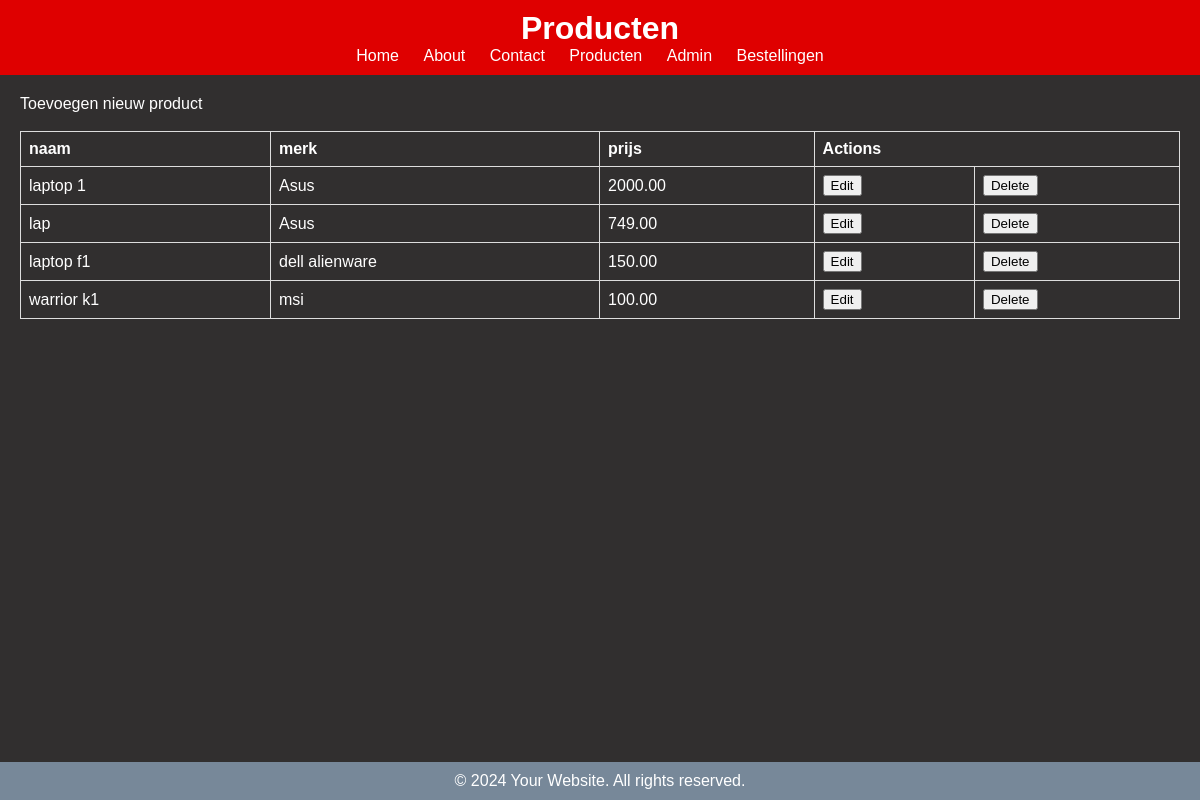
The app's page /crud_product.php, older data.
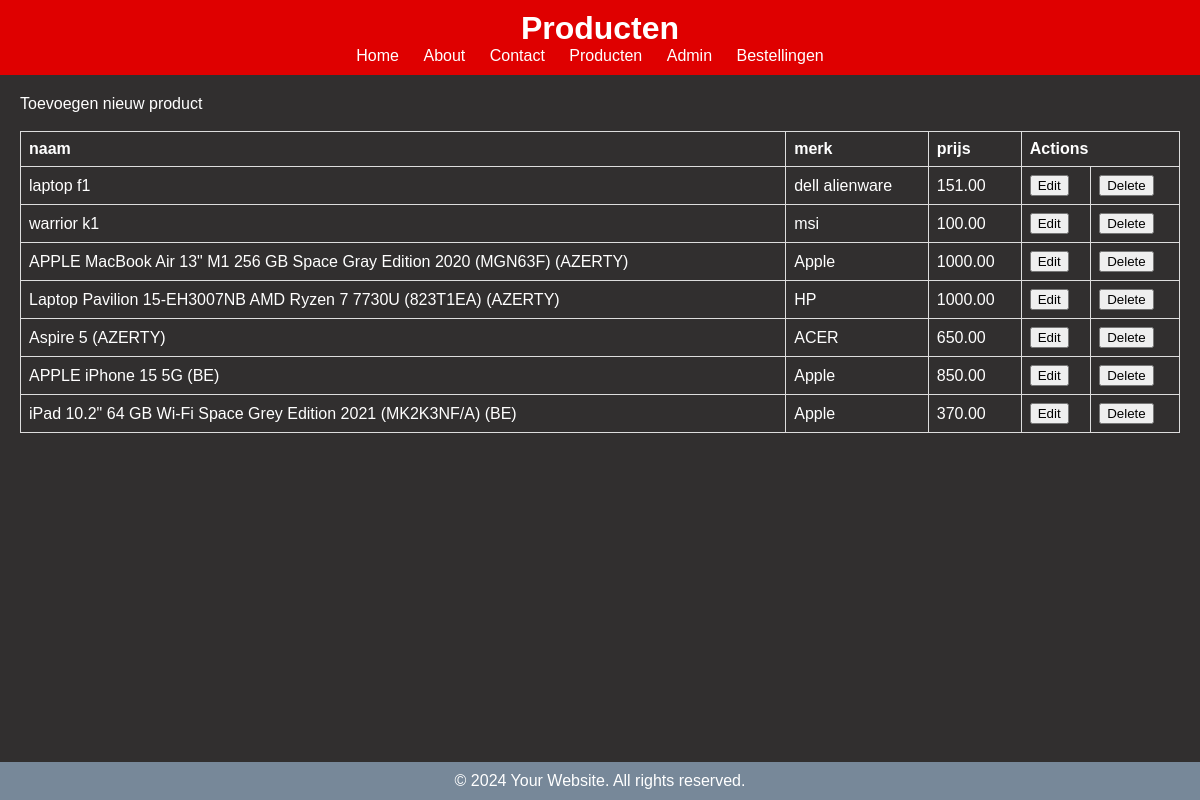
The same page, newer data.
### tables this page shows
CREATE TABLE `product` (
  `productcode` int(11) NOT NULL,
  `naam` varchar(200) NOT NULL,
  `merk` varchar(200) NOT NULL,
  `prijs` decimal(6,2) NOT NULL
);

### functions.php (the view, shortened to what this page needs)
<?php
function connectDb(){
    $servername = "localhost";
    $username = "root";
    $password = "";
    $dbname = "webshop";
    try {
        $conn = new PDO("mysql:host=$servername;dbname=$dbname", $username, $password);
        $conn->setAttribute(PDO::ATTR_ERRMODE, PDO::ERRMODE_EXCEPTION);
        $conn->setAttribute(PDO::ATTR_DEFAULT_FETCH_MODE, PDO::FETCH_ASSOC);
        return $conn;
    } catch(PDOException $e) {
        echo "Connection failed: " . $e->getMessage();
    }
}
function getData($table){
    $conn = connectDb();
    $sql = "SELECT * FROM $table";
    $query = $conn->prepare($sql);
    $query->execute();
    $result = $query->fetchAll();
    return $result;
}
function crudProduct(){
$txt = "
<h1></h1>
<nav>
<a href='insert_product.php'>Toevoegen nieuw product</a>
</nav><br>";
echo $txt;
$result = getData("product");
printCrudProduct($result);
}
function printCrudProduct($result){
    $table = "<table style='border-collapse: collapse; width: 100%; color: white;'>";
    $headers = array_keys($result[0]);
    $table .= "<tr>";
    foreach($headers as $header){
        if ($header !== 'productcode') {
            $table .= "<th style='border: 1px solid #dddddd; text-align: left; padding: 8px;'>" . $header . "</th>";
        }
    }
    $table .= "<th colspan=2 style='border: 1px solid #dddddd; text-align: left; padding: 8px;'>Actions</th>";
    $table .= "</tr>";
    foreach ($result as $row) {
        $table .= "<tr>";
        foreach ($row as $header => $cell) {
            if ($header !== 'productcode') {
                $table .= "<td style='border: 1px solid #dddddd; text-align: left; padding: 8px; color: white;'>" . $cell . "</td>";
            }
        }
        $table .= "<td>
            <form method='post' action='update_product.php?productcode=$row[productcode]' >
                <button>Edit</button>
            </form>
            </td>";
        $table .= "<td>
            <form method='post' action='delete_product.php?productcode=$row[productcode]' >
                <button>Delete</button>
            </form>
            </td>";
        $table .= "</tr>";
    }
    $table.= "</table>";
    echo $table;
}
?>

### crud_product.php (shortened to what this page needs)
<!DOCTYPE html>
<html lang="en">
<head>
    <link rel="stylesheet" href="style.css">
</head>
<body>
    <header>
        <h1>Producten</h1>
        <nav>
            <ul>
                <li><a href="index.html">Home</a></li>
                <li><a href="about.html">About</a></li>
                <li><a href="contact.html">Contact</a></li>
                <li><a href="crud_product.php">Producten</a></li>
                <li><a href="index.php">Admin</a></li>
                <li><a href="index1.php">Bestellingen</a></li>
            </ul>
        </nav>
    </header>
    <main>
<?php
include 'functions.php';
crudProduct();
?>
</main>
</body>
<footer>
    <p>&copy; 2024 Your Website. All rights reserved.</p>
</footer>
</html>

### style.css (style rules this page uses)
body, h1, h2, p, ul { margin: 0; padding: 0; }
body { font-family: Arial, sans-serif; display: flex; flex-direction: column; min-height: 100vh; }
header { background-color: #DF0000; color: white; padding: 10px; text-align: center; }
nav ul { list-style: none; }
nav ul li { display: inline; margin-right: 20px; }
nav a { text-decoration: none; color: white; }
main { flex: 1; padding: 20px; background-color: #312F2F; color: white; }
footer { background-color: lightslategray; color: white; padding: 10px; text-align: center; margin-top: auto; }
table td { color: white; }
table { border-collapse: collapse; width: 100%; border: 1px solid #ddd; }
table th, table td { padding: 8px; text-align: left; border-bottom: 1px solid #ddd; border-right: 1px solid #ddd; color: white; }
th:last-child, td:last-child { border-right: none; }

Row changes from the older to the newer data that the page shows:
removed product: naam "laptop 1", merk "Asus", prijs "2000.00"
removed product: naam "lap", merk "Asus", prijs "749.00"
added product: naam "APPLE MacBook Air 13\" M1 256 GB Space Gray Edition 2020 (MGN63F) (AZERTY)", merk "Apple", prijs "1000.00"
added product: naam "Laptop Pavilion 15-EH3007NB AMD Ryzen 7 7730U (823T1EA) (AZERTY)", merk "HP", prijs "1000.00"
added product: naam "Aspire 5 (AZERTY)", merk "ACER", prijs "650.00"
added product: naam "APPLE iPhone 15 5G (BE)", merk "Apple", prijs "850.00"
added product: naam "iPad 10.2\" 64 GB Wi-Fi Space Grey Edition 2021 (MK2K3NF/A) (BE)", merk "Apple", prijs "370.00"
Text that changed along with them:
new list line: "151.00"
list line gone: "150.00"
